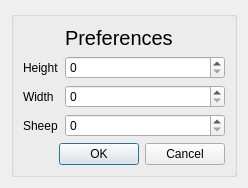
<?xml version="1.0" encoding="UTF-8"?>
<ui version="4.0">
 <class>CSettingsDialog</class>
 <widget class="QDialog" name="CSettingsDialog">
  <property name="geometry">
   <rect>
    <x>0</x>
    <y>0</y>
    <width>248</width>
    <height>161</height>
   </rect>
  </property>
  <property name="windowTitle">
   <string>Dialog</string>
  </property>
  <layout class="QGridLayout" name="gridLayout">
   <item row="0" column="0">
    <widget class="QGroupBox" name="">
     <layout class="QFormLayout" name="formLayout">
      <item row="0" column="1">
       <widget class="QLabel" name="label_4">
        <property name="font">
         <font>
          <pointsize>15</pointsize>
         </font>
        </property>
        <property name="text">
         <string>Preferences</string>
        </property>
       </widget>
      </item>
      <item row="1" column="0">
       <widget class="QLabel" name="label">
        <property name="text">
         <string>Height</string>
        </property>
       </widget>
      </item>
      <item row="1" column="1">
       <widget class="QSpinBox" name="heightSpinBox"/>
      </item>
      <item row="2" column="0">
       <widget class="QLabel" name="label_2">
        <property name="text">
         <string>Width</string>
        </property>
       </widget>
      </item>
      <item row="2" column="1">
       <widget class="QSpinBox" name="widthSpinBox"/>
      </item>
      <item row="3" column="0">
       <widget class="QLabel" name="label_3">
        <property name="text">
         <string>Sheep</string>
        </property>
       </widget>
      </item>
      <item row="3" column="1">
       <widget class="QSpinBox" name="sheepSpinBox"/>
      </item>
      <item row="4" column="0" colspan="2">
       <widget class="QDialogButtonBox" name="buttonBox">
        <property name="orientation">
         <enum>Qt::Horizontal</enum>
        </property>
        <property name="standardButtons">
         <set>QDialogButtonBox::Cancel|QDialogButtonBox::Ok</set>
        </property>
       </widget>
      </item>
     </layout>
    </widget>
   </item>
  </layout>
 </widget>
 <resources/>
 <connections/>
</ui>
